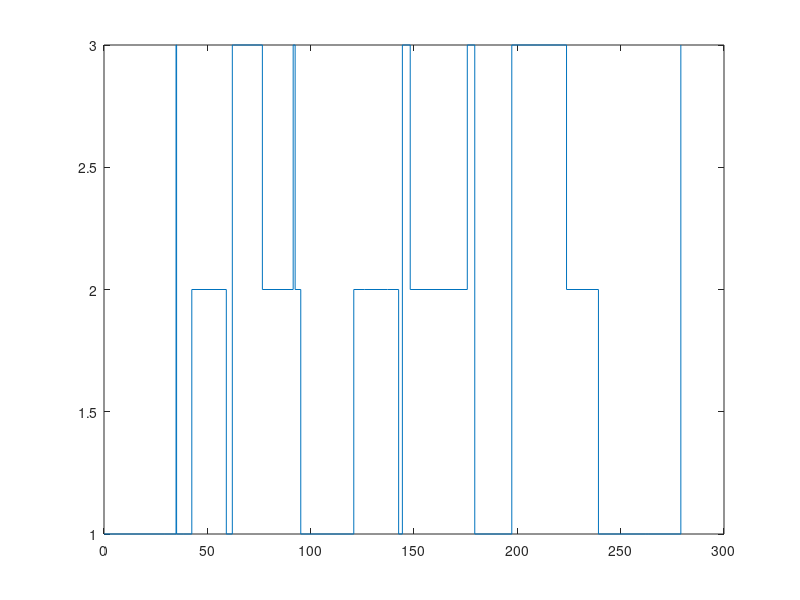

The MATLAB script that drew this image: (Note: this script raises an error after producing the figure.)
clear all;
close all;

numSpecies = 1;
numEvents = 30;

x = unidrnd(3, 1, numEvents);
tau = exprnd(10, 1, numEvents-1);
tPath = [0, cumsum(tau)];

stairs(tPath, x');

grid = linspace(0, max(tPath), 100);

xSampled = SampleCTMPPathGrid(x, tPath, grid);


hold on;
plot(grid, xSampled, 'or');